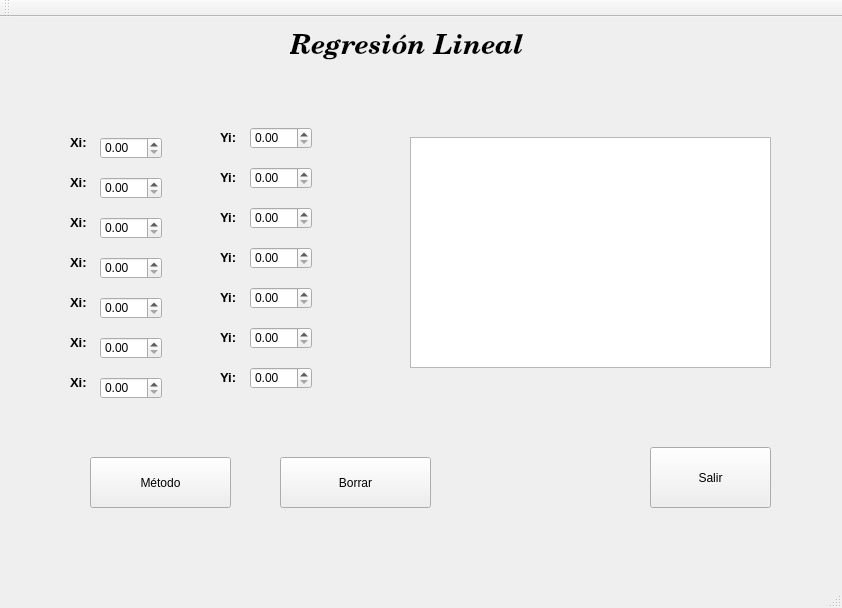
<?xml version="1.0" encoding="UTF-8"?>
<ui version="4.0">
 <class>regresionL</class>
 <widget class="QMainWindow" name="regresionL">
  <property name="geometry">
   <rect>
    <x>0</x>
    <y>0</y>
    <width>842</width>
    <height>608</height>
   </rect>
  </property>
  <property name="windowTitle">
   <string>regresionL</string>
  </property>
  <widget class="QWidget" name="centralWidget">
   <widget class="QLabel" name="label">
    <property name="geometry">
     <rect>
      <x>290</x>
      <y>10</y>
      <width>251</width>
      <height>41</height>
     </rect>
    </property>
    <property name="font">
     <font>
      <family>Century Schoolbook</family>
      <pointsize>20</pointsize>
      <weight>75</weight>
      <italic>true</italic>
      <bold>true</bold>
     </font>
    </property>
    <property name="text">
     <string>Regresión Lineal</string>
    </property>
   </widget>
   <widget class="QLabel" name="label_2">
    <property name="geometry">
     <rect>
      <x>70</x>
      <y>110</y>
      <width>21</width>
      <height>31</height>
     </rect>
    </property>
    <property name="font">
     <font>
      <family>Arial</family>
      <pointsize>10</pointsize>
      <weight>75</weight>
      <bold>true</bold>
     </font>
    </property>
    <property name="text">
     <string>Xi:</string>
    </property>
   </widget>
   <widget class="QLabel" name="label_3">
    <property name="geometry">
     <rect>
      <x>70</x>
      <y>150</y>
      <width>21</width>
      <height>31</height>
     </rect>
    </property>
    <property name="font">
     <font>
      <family>Arial</family>
      <pointsize>10</pointsize>
      <weight>75</weight>
      <bold>true</bold>
     </font>
    </property>
    <property name="text">
     <string>Xi:</string>
    </property>
   </widget>
   <widget class="QLabel" name="label_4">
    <property name="geometry">
     <rect>
      <x>70</x>
      <y>190</y>
      <width>21</width>
      <height>31</height>
     </rect>
    </property>
    <property name="font">
     <font>
      <family>Arial</family>
      <pointsize>10</pointsize>
      <weight>75</weight>
      <bold>true</bold>
     </font>
    </property>
    <property name="text">
     <string>Xi:</string>
    </property>
   </widget>
   <widget class="QLabel" name="label_5">
    <property name="geometry">
     <rect>
      <x>70</x>
      <y>230</y>
      <width>21</width>
      <height>31</height>
     </rect>
    </property>
    <property name="font">
     <font>
      <family>Arial</family>
      <pointsize>10</pointsize>
      <weight>75</weight>
      <bold>true</bold>
     </font>
    </property>
    <property name="text">
     <string>Xi:</string>
    </property>
   </widget>
   <widget class="QLabel" name="label_6">
    <property name="geometry">
     <rect>
      <x>70</x>
      <y>270</y>
      <width>21</width>
      <height>31</height>
     </rect>
    </property>
    <property name="font">
     <font>
      <family>Arial</family>
      <pointsize>10</pointsize>
      <weight>75</weight>
      <bold>true</bold>
     </font>
    </property>
    <property name="text">
     <string>Xi:</string>
    </property>
   </widget>
   <widget class="QLabel" name="label_7">
    <property name="geometry">
     <rect>
      <x>70</x>
      <y>310</y>
      <width>21</width>
      <height>31</height>
     </rect>
    </property>
    <property name="font">
     <font>
      <family>Arial</family>
      <pointsize>10</pointsize>
      <weight>75</weight>
      <bold>true</bold>
     </font>
    </property>
    <property name="text">
     <string>Xi:</string>
    </property>
   </widget>
   <widget class="QLabel" name="label_9">
    <property name="geometry">
     <rect>
      <x>220</x>
      <y>110</y>
      <width>21</width>
      <height>21</height>
     </rect>
    </property>
    <property name="font">
     <font>
      <family>Arial</family>
      <pointsize>10</pointsize>
      <weight>75</weight>
      <bold>true</bold>
     </font>
    </property>
    <property name="text">
     <string>Yi:</string>
    </property>
   </widget>
   <widget class="QLabel" name="label_10">
    <property name="geometry">
     <rect>
      <x>220</x>
      <y>230</y>
      <width>21</width>
      <height>21</height>
     </rect>
    </property>
    <property name="font">
     <font>
      <family>Arial</family>
      <pointsize>10</pointsize>
      <weight>75</weight>
      <bold>true</bold>
     </font>
    </property>
    <property name="text">
     <string>Yi:</string>
    </property>
   </widget>
   <widget class="QLabel" name="label_11">
    <property name="geometry">
     <rect>
      <x>220</x>
      <y>150</y>
      <width>21</width>
      <height>21</height>
     </rect>
    </property>
    <property name="font">
     <font>
      <family>Arial</family>
      <pointsize>10</pointsize>
      <weight>75</weight>
      <bold>true</bold>
     </font>
    </property>
    <property name="text">
     <string>Yi:</string>
    </property>
   </widget>
   <widget class="QLabel" name="label_12">
    <property name="geometry">
     <rect>
      <x>220</x>
      <y>190</y>
      <width>21</width>
      <height>21</height>
     </rect>
    </property>
    <property name="font">
     <font>
      <family>Arial</family>
      <pointsize>10</pointsize>
      <weight>75</weight>
      <bold>true</bold>
     </font>
    </property>
    <property name="text">
     <string>Yi:</string>
    </property>
   </widget>
   <widget class="QLabel" name="label_13">
    <property name="geometry">
     <rect>
      <x>220</x>
      <y>270</y>
      <width>21</width>
      <height>21</height>
     </rect>
    </property>
    <property name="font">
     <font>
      <family>Arial</family>
      <pointsize>10</pointsize>
      <weight>75</weight>
      <bold>true</bold>
     </font>
    </property>
    <property name="text">
     <string>Yi:</string>
    </property>
   </widget>
   <widget class="QLabel" name="label_14">
    <property name="geometry">
     <rect>
      <x>220</x>
      <y>310</y>
      <width>21</width>
      <height>21</height>
     </rect>
    </property>
    <property name="font">
     <font>
      <family>Arial</family>
      <pointsize>10</pointsize>
      <weight>75</weight>
      <bold>true</bold>
     </font>
    </property>
    <property name="text">
     <string>Yi:</string>
    </property>
   </widget>
   <widget class="QLabel" name="label_15">
    <property name="geometry">
     <rect>
      <x>220</x>
      <y>350</y>
      <width>21</width>
      <height>21</height>
     </rect>
    </property>
    <property name="font">
     <font>
      <family>Arial</family>
      <pointsize>10</pointsize>
      <weight>75</weight>
      <bold>true</bold>
     </font>
    </property>
    <property name="text">
     <string>Yi:</string>
    </property>
   </widget>
   <widget class="QLabel" name="label_16">
    <property name="geometry">
     <rect>
      <x>70</x>
      <y>350</y>
      <width>21</width>
      <height>31</height>
     </rect>
    </property>
    <property name="font">
     <font>
      <family>Arial</family>
      <pointsize>10</pointsize>
      <weight>75</weight>
      <bold>true</bold>
     </font>
    </property>
    <property name="text">
     <string>Xi:</string>
    </property>
   </widget>
   <widget class="QTextEdit" name="Texto">
    <property name="geometry">
     <rect>
      <x>410</x>
      <y>120</y>
      <width>361</width>
      <height>231</height>
     </rect>
    </property>
    <property name="font">
     <font>
      <family>Arial Narrow</family>
      <pointsize>20</pointsize>
      <weight>75</weight>
      <italic>true</italic>
      <bold>true</bold>
     </font>
    </property>
   </widget>
   <widget class="QDoubleSpinBox" name="Xi1">
    <property name="geometry">
     <rect>
      <x>100</x>
      <y>120</y>
      <width>62</width>
      <height>22</height>
     </rect>
    </property>
   </widget>
   <widget class="QDoubleSpinBox" name="Xi2">
    <property name="geometry">
     <rect>
      <x>100</x>
      <y>160</y>
      <width>62</width>
      <height>22</height>
     </rect>
    </property>
   </widget>
   <widget class="QDoubleSpinBox" name="Xi3">
    <property name="geometry">
     <rect>
      <x>100</x>
      <y>200</y>
      <width>62</width>
      <height>22</height>
     </rect>
    </property>
   </widget>
   <widget class="QDoubleSpinBox" name="Xi4">
    <property name="geometry">
     <rect>
      <x>100</x>
      <y>240</y>
      <width>62</width>
      <height>22</height>
     </rect>
    </property>
   </widget>
   <widget class="QDoubleSpinBox" name="Xi5">
    <property name="geometry">
     <rect>
      <x>100</x>
      <y>280</y>
      <width>62</width>
      <height>22</height>
     </rect>
    </property>
   </widget>
   <widget class="QDoubleSpinBox" name="Xi6">
    <property name="geometry">
     <rect>
      <x>100</x>
      <y>320</y>
      <width>62</width>
      <height>22</height>
     </rect>
    </property>
   </widget>
   <widget class="QDoubleSpinBox" name="Xi7">
    <property name="geometry">
     <rect>
      <x>100</x>
      <y>360</y>
      <width>62</width>
      <height>22</height>
     </rect>
    </property>
   </widget>
   <widget class="QDoubleSpinBox" name="Yi1">
    <property name="geometry">
     <rect>
      <x>250</x>
      <y>110</y>
      <width>62</width>
      <height>22</height>
     </rect>
    </property>
   </widget>
   <widget class="QDoubleSpinBox" name="Yi2">
    <property name="geometry">
     <rect>
      <x>250</x>
      <y>150</y>
      <width>62</width>
      <height>22</height>
     </rect>
    </property>
   </widget>
   <widget class="QDoubleSpinBox" name="Yi3">
    <property name="geometry">
     <rect>
      <x>250</x>
      <y>190</y>
      <width>62</width>
      <height>22</height>
     </rect>
    </property>
   </widget>
   <widget class="QDoubleSpinBox" name="Yi4">
    <property name="geometry">
     <rect>
      <x>250</x>
      <y>230</y>
      <width>62</width>
      <height>22</height>
     </rect>
    </property>
   </widget>
   <widget class="QDoubleSpinBox" name="Yi5">
    <property name="geometry">
     <rect>
      <x>250</x>
      <y>270</y>
      <width>62</width>
      <height>22</height>
     </rect>
    </property>
   </widget>
   <widget class="QDoubleSpinBox" name="Yi6">
    <property name="geometry">
     <rect>
      <x>250</x>
      <y>310</y>
      <width>62</width>
      <height>22</height>
     </rect>
    </property>
   </widget>
   <widget class="QDoubleSpinBox" name="Yi7">
    <property name="geometry">
     <rect>
      <x>250</x>
      <y>350</y>
      <width>62</width>
      <height>22</height>
     </rect>
    </property>
   </widget>
   <widget class="QPushButton" name="Metodo">
    <property name="geometry">
     <rect>
      <x>90</x>
      <y>440</y>
      <width>141</width>
      <height>51</height>
     </rect>
    </property>
    <property name="text">
     <string>Método</string>
    </property>
   </widget>
   <widget class="QPushButton" name="pushButton_2">
    <property name="geometry">
     <rect>
      <x>650</x>
      <y>430</y>
      <width>121</width>
      <height>61</height>
     </rect>
    </property>
    <property name="text">
     <string>Salir</string>
    </property>
   </widget>
   <widget class="QPushButton" name="Clean">
    <property name="geometry">
     <rect>
      <x>280</x>
      <y>440</y>
      <width>151</width>
      <height>51</height>
     </rect>
    </property>
    <property name="text">
     <string>Borrar</string>
    </property>
   </widget>
  </widget>
  <widget class="QMenuBar" name="menuBar">
   <property name="geometry">
    <rect>
     <x>0</x>
     <y>0</y>
     <width>842</width>
     <height>21</height>
    </rect>
   </property>
  </widget>
  <widget class="QToolBar" name="mainToolBar">
   <attribute name="toolBarArea">
    <enum>TopToolBarArea</enum>
   </attribute>
   <attribute name="toolBarBreak">
    <bool>false</bool>
   </attribute>
  </widget>
  <widget class="QStatusBar" name="statusBar"/>
 </widget>
 <layoutdefault spacing="6" margin="11"/>
 <resources/>
 <connections>
  <connection>
   <sender>pushButton_2</sender>
   <signal>clicked()</signal>
   <receiver>regresionL</receiver>
   <slot>close()</slot>
   <hints>
    <hint type="sourcelabel">
     <x>698</x>
     <y>476</y>
    </hint>
    <hint type="destinationlabel">
     <x>598</x>
     <y>543</y>
    </hint>
   </hints>
  </connection>
 </connections>
</ui>
